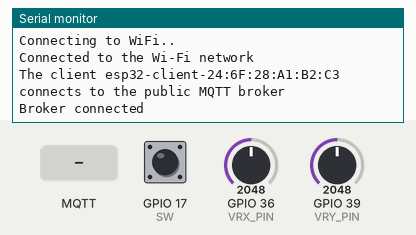
Simulated run of this sketch. Board: ESP32. On the bench: the last lines printed to the serial monitor. The inputs (shaded band) are chosen by the test bench; at power-on: GPIO 17 (SW) HIGH, GPIO 36 (VRX_PIN) = 2048, GPIO 39 (VRY_PIN) = 2048. WiFi joins after 1.5 s; servers stay silent unless stated; no MQTT or app messages arrive unless stated.

Above: at 2.7 s.
2.8 s: MQTT message "1" arrives on the first subscribed topic
At 3.7 s:
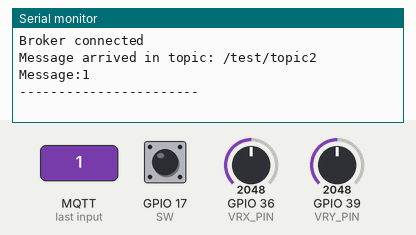
4.4 s: MQTT message "on" arrives on the first subscribed topic
At 5.8 s:
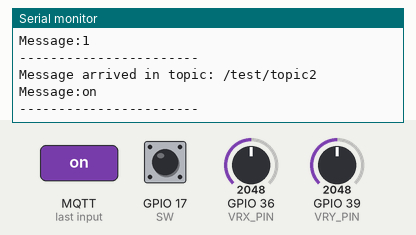
6.2 s: MQTT message "off" arrives on the first subscribed topic
At 7.9 s:
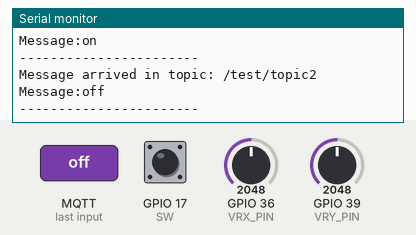

The sketch:

esp32_mqtt_client.ino
```cpp
#include <WiFi.h>
#include <PubSubClient.h>
#include <ezButton.h>
#include <string>

#define VRX_PIN  36 // ESP32 pin GPIO36 (ADC0) connected to VRX pin
#define VRY_PIN  39 // ESP32 pin GPIO39 (ADC0) connected to VRY pin
#define SW 17

ezButton button(SW);

int valueX = 0; // to store the X-axis value
int valueY = 0; // to store the Y-axis value
int swtch = 0;

// WiFi
const char *ssid = "misterroboto"; // Enter your Wi-Fi name
const char *password = "R3b3ll10n!";  // Enter Wi-Fi password

// MQTT Broker
const char *mqtt_broker = "192.168.50.164";
const char *topic = "/test/topic2";
//const char *mqtt_username = "emqx";
//const char *mqtt_password = "public";
const int mqtt_port = 1883;

WiFiClient espClient;
PubSubClient client(espClient);

void setup() {
    button.setDebounceTime(50);
    // Set software serial baud to 115200;
    Serial.begin(115200);
    // Connecting to a WiFi network
    WiFi.begin(ssid, password);
    while (WiFi.status() != WL_CONNECTED) {
        delay(500);
        Serial.println("Connecting to WiFi..");
    }
    Serial.println("Connected to the Wi-Fi network");
    //connecting to a mqtt broker
    client.setServer(mqtt_broker, mqtt_port);
    client.setCallback(callback);
    while (!client.connected()) {
        String client_id = "esp32-client-";
        client_id += String(WiFi.macAddress());
        Serial.printf("The client %s connects to the public MQTT broker\n", client_id.c_str());
        if (client.connect(client_id.c_str())) {
            Serial.println("Broker connected");
        } else {
            Serial.print("failed with state ");
            Serial.print(client.state());
            delay(2000);
        }
    }
    // Publish and subscribe
    client.subscribe(topic);
}

void callback(char *topic, byte *payload, unsigned int length) {
    Serial.print("Message arrived in topic: ");
    Serial.println(topic);
    Serial.print("Message:");
    for (int i = 0; i < length; i++) {
        Serial.print((char) payload[i]);
    }
    Serial.println();
    Serial.println("-----------------------");
}

void loop() {
    client.loop();
    valueX = analogRead(VRX_PIN);
    valueY = analogRead(VRY_PIN);
    button.loop();
    swtch = button.getState();
    char swt[] = {'S', 'D', '\n'};

    if( (valueX <= 1500 || valueX >= 2000) || (valueY <= 1500 || valueY >= 2000)) {
      char msg_xy[11];
      snprintf(msg_xy, sizeof(msg_xy), "%c%u%c%u", 'X', valueX, 'Y', valueY);

      client.publish("/test/topic2", msg_xy);
    }

    if(button.isPressed()) {
       swt[1] = 'P';
       client.publish("/test/topic2", swt);
    }
    if(button.isReleased()) {
       swt[1] = 'R';
       client.publish("/test/topic2", swt);
    }
  delay(350);
}
```

Measured:
- after the input at 2.8 s, the serial monitor: prints a new line after 0.16 s (image 1)
- after the input at 4.4 s, the serial monitor: prints a new line after 0.32 s (image 2)
- after the input at 6.2 s, the serial monitor: prints a new line after 0.27 s (image 3)
